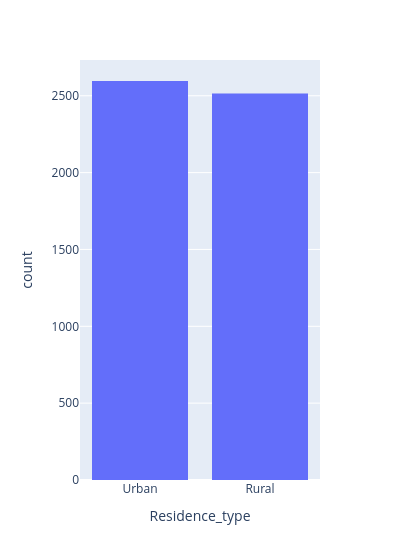

The cell this chart's notebook holds for it:
### Code cell
fig = px.histogram(df,x = 'Residence_type' , width = 400)
fig.show()

### Figure 1 — Plotly figure (JSON) as saved in the notebook; plotly's stock layout.template omitted (floating-point values rounded to 4 significant figures; data arrays with more than 128 entries replaced by an {"elided": "..."} marker saying what was removed)
{"data": [{"bingroup": "x", "hovertemplate": "Residence_type=%{x}<br>count=%{y}<extra></extra>", "legendgroup": "", "marker": {"color": "#636efa", "pattern": {"shape": ""}}, "name": "", "orientation": "v", "showlegend": false, "type": "histogram", "x": {"elided": "5110 str values"}, "xaxis": "x", "yaxis": "y"}], "layout": {"barmode": "relative", "legend": {"tracegroupgap": 0}, "margin": {"t": 60}, "width": 400, "xaxis": {"anchor": "y", "domain": [0, 1], "title": {"text": "Residence_type"}}, "yaxis": {"anchor": "x", "domain": [0, 1], "title": {"text": "count"}}}}
